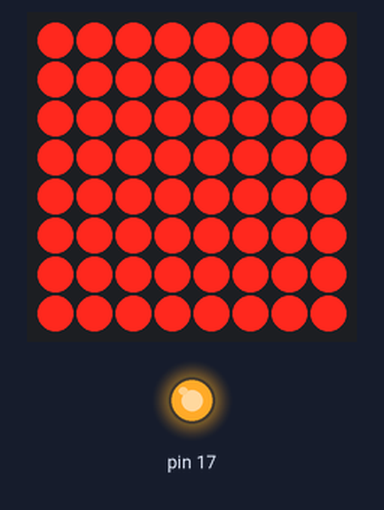
Simulated run of this sketch. Board: Arduino Leonardo, built with avr-gcc and run on an emulated ATmega32U4. Shown: 8×8 LED matrix, output pins drawn as LEDs (lit = HIGH). Wiring (inferred from the names in the program): MAX7219 LED driver (orientation assumed): CS pin 7. Pins used as bus, display or sensor lines are not drawn.

Above: at 0.1 s.
At 2.51 s:
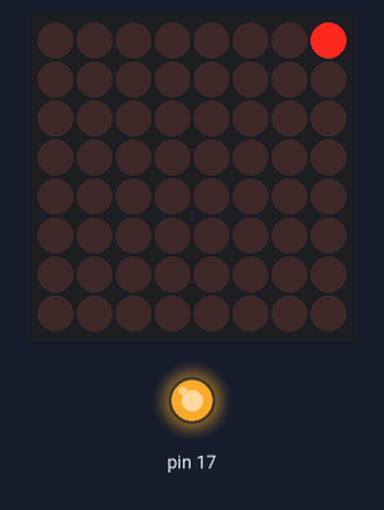
At 3.47 s:
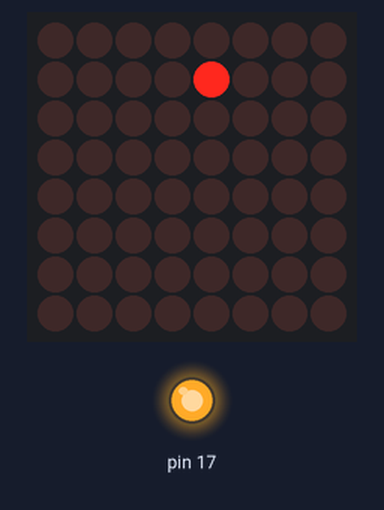
At 4.43 s:
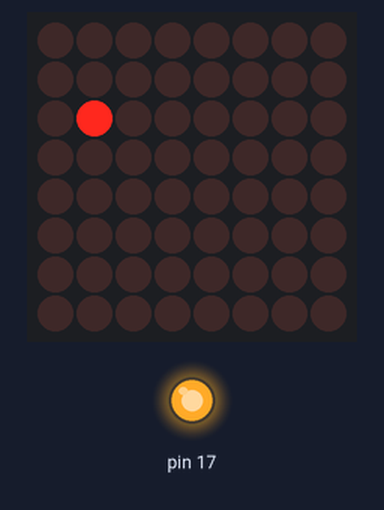
At 6.59 s:
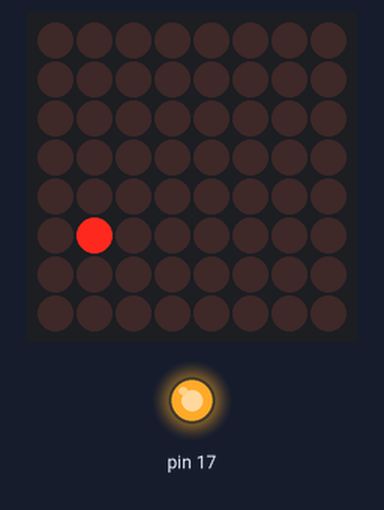
At 8.83 s:
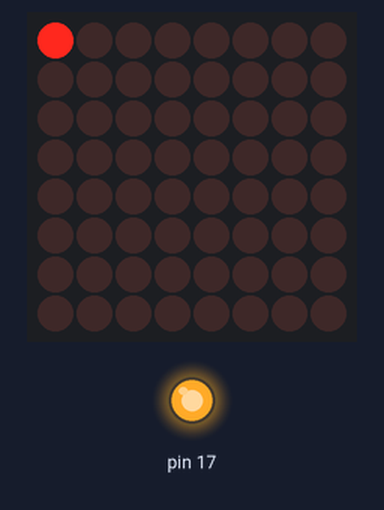

The sketch:

MAX7219_SPI.ino
```cpp
/*
  MAX7219/MAX7221 driven from SPI

  - VDD supply is 5V, chip outputs a maximum of 330mA.
    Note: the chip specifies a minimum logic high input of 3.5V. It
          may work with your 3.3V Arduino, but this is not guaranteed.

  - The chip drives common-cathode displays. It can drive up to eight
    7-segment displays or a 8x8 LED matrix.

  - MAX7219 doesn't respect the chip select pin, it will see traffic
    intended for other devices on the SPI lines. If driving more than
    one SPI device, use the MAX7221 chip which is fully SPI compliant.

  - Arduino            MAX7219/MAX7221
    MOSI         <->   DIN
    SCK          <->   CLK
    SPI_CS_PIN   <->   LOAD/CS
*/
#include <SPI.h>

// Define the chip select pin
// Warning: Leonardo and Micro have SS connected to RX LED
#if defined(ARDUINO_ARCH_AVR) && !defined(ARDUINO_AVR_LEONARDO) && !defined(ARDUINO_AVR_MICRO)
#define SPI_CS_PIN    SS
#else
#define SPI_CS_PIN    7  // use whatever is free for your platform
#endif

void maxTransfer(uint8_t address, uint8_t value)
{
  SPISettings mySPISettings(4000000, MSBFIRST, SPI_MODE0);
  SPI.beginTransaction(mySPISettings);
  digitalWrite(SPI_CS_PIN, LOW);  // activate the CS line
  SPI.transfer(address);
  SPI.transfer(value);
  digitalWrite(SPI_CS_PIN, HIGH); // de-activate the CS line
  SPI.endTransaction();
}

void setup()
{
  /*
    Init SPI
    By calling SPI.begin() the following happens:
    - SCK:  OUTPUT and LOW
    - MISO: INPUT
    - MOSI: OUTPUT and LOW
    - SS:   OUTPUT and HIGH for AVR only, other platforms do not initialize a chip
            select. For AVR you can use SS as an OUTPUT for other purposes than
            selecting a SPI Sub, but never change SS to an INPUT when using SPI,
            as then the SPI hardware may switch to Sub mode and the library does
            not support it.
    Note:
    Setting SS to OUTPUT and HIGH before the SPI.begin() call is not necessary
    for AVR, but it does not harm to do so.
  */
  pinMode(SPI_CS_PIN, INPUT_PULLUP); // leave it an input, but with pull-up
  pinMode(SPI_CS_PIN, OUTPUT);       // make it an output
  digitalWrite(SPI_CS_PIN, HIGH);    // not necessary for AVR, but maybe for other platforms
  SPI.begin();

  // After flashing the Arduino, the chip sometimes enters the test mode,
  // for this reason always make sure to be in normal mode.
  maxTransfer(0x0F, 0x00);

  // Set brightness
  maxTransfer(0x0A, 0x03); // 0..15

  // Disable BCD decode mode
  maxTransfer(0x09, 0x00);

  // Displayed digits
  // 0 = digit 0
  // 1 = digits 0,1
  // 2 = digits 0,1,2
  // ...
  // 7 = digits 0,1,2,3,4,5,6,7
  maxTransfer(0x0B, 7);

  // The chip is in power-saving mode at startup, do a wakeup call.
  // Note: the above commands are fine because the chip can be
  //       programmed while in power-saving mode.
  maxTransfer(0x0C, 0x01);

  // Test
  // Warning: do not use the chip's test mode because it turns ON
  //          all LEDs with the maximum brightness!
  for (uint8_t digit = 1 ; digit <= 8 ; digit++)
    maxTransfer(digit, 255);
  delay(2000);
  for (uint8_t digit = 1 ; digit <= 8 ; digit++)
    maxTransfer(digit, 0);
  delay(500);
}

void loop()
{
  for (uint8_t digit = 1 ; digit <= 8 ; digit++)
  {
    for (uint8_t i = 0 ; i <= 8 ; i++)
    {
      uint8_t segment = 1 << i;
      maxTransfer(digit, segment);
      delay(80);
    }
  }
}
```

Measured:
- by itself, everything shown: repeats every 5.8 s, in 72 steps
